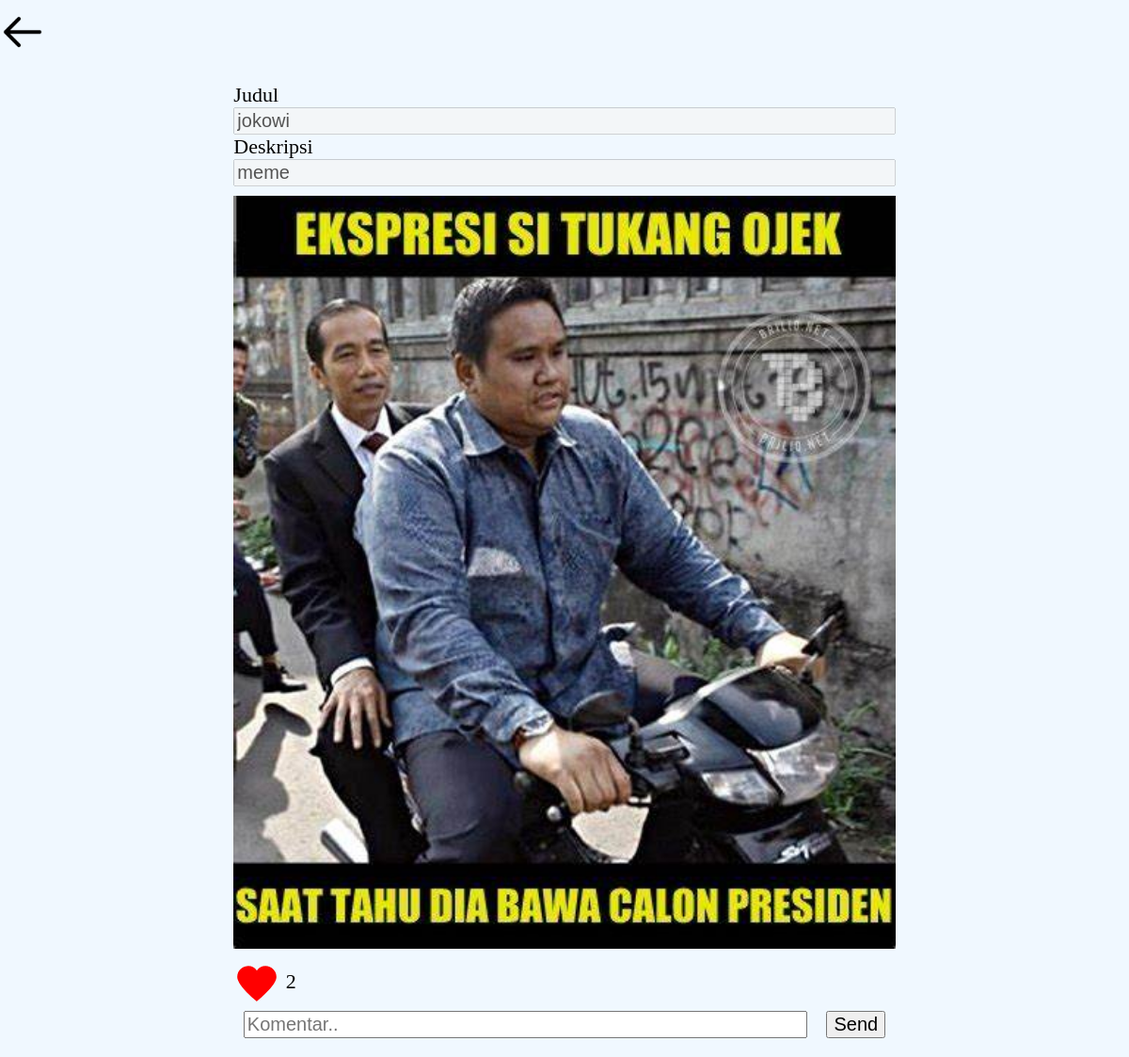
/komentar.php?fotoid=3 (signed in), run on the app's committed database.
### tables this page shows
CREATE TABLE `foto` (
  `fotoid` int(11) NOT NULL,
  `judulfoto` varchar(255) NOT NULL,
  `deskripsifoto` text NOT NULL,
  `tanggalunggah` date NOT NULL,
  `lokasifile` varchar(255) NOT NULL,
  `albumid` int(11) NOT NULL,
  `userid` int(11) NOT NULL
);

### komentar.php (the view, shortened to what this page needs)
<!DOCTYPE html>
<html lang="en">
<head>
</head>
<body>
    <a href="index.php?"><img class="kiri" src="gambar/kanan.png" alt=""></a>
    <div class="container">
        <div class="item1 nav">
            <form action="tambah_komentar.php" method="post">
                <?php
                include "koneksi.php";
                $fotoid = $_GET['fotoid'];
                $sql = mysqli_query($conn, "select * from foto where fotoid='$fotoid'");
                while ($data = mysqli_fetch_array($sql)) {
                    ?>
                    <div class="luarnav">
                        <div class="isinav">
                            <label>Judul</label>
                            <input class="input1" type="text" disabled name="judulfoto" value="<?= $data['judulfoto'] ?>">
                            <label>Deskripsi</label>
                            <input class="input1" type="text" disabled name="deskripsifoto"
                                value="<?= $data['deskripsifoto'] ?>">
                            <div class="gambar">
                                <img src="gambar/<?= $data['lokasifile'] ?>" width="200px">
                            </div>
                            <label class="containerlove">
                                <a href="like.php?fotoid=<?= $data['fotoid'] ?> "><input type="checkbox">
                                    <svg id=" Layer_1" version="1.0" viewBox="0 0 24 24" xml:space="preserve"
                                        xmlns="http://www.w3.org/2000/svg" xmlns:xlink="http://www.w3.org/1999/xlink">
                                        <path
                                            d="M16.4,4C14.6,4,13,4.9,12,6.3C11,4.9,9.4,4,7.6,4C4.5,4,2,6.5,2,9.6C2,14,12,22,12,22s10-8,10-12.4C22,6.5,19.5,4,16.4,4z">
                                        </path>
                                    </svg>
                                    <?php
                                    $fotoid = $data['fotoid'];
                                    $sql2 = mysqli_query($conn, "select * from likefoto where fotoid='$fotoid'");
                                    echo mysqli_num_rows($sql2);
                                    ?>
                                </a>
                            </label>
                            <div class="isiinput">
                                <input class="input2" type="text" placeholder="Komentar.." name="isikomentar">
                                <input class="input3" type="submit" value="Send">
                            </div>
                        </div>
                    </div>
                    <?php
                }
                ?>
            </form>
        </div>
    </div>
</body>
</html>

### komentar.php (style rules this page uses)
html, body { margin: 0; padding: 0; background-color: aliceblue; }
.container { width: 100%; display: grid; grid-template-columns: repeat(auto-fit, 1fr); grid-template-areas: 'nav nav nav' 'header header header' 'about about about' 'gallery gallery gallery' 'contact contact contact' 'footer footer footer'; }
@media screen and (min-width: 667px) { .container { grid-template-areas: 'nav nav nav' 'header header header' 'about about about' 'gallery gallery gallery' 'contact contact contact' 'footer footer footer'; } }
.nav { grid-area: nav; background-color: aliceblue; }
.gambar { display: flex; justify-content: center; }
label { font-size: 22px; }
.isiinput { display: flex; justify-content: space-around; }
.isiinput .input3 { font-size: 20px; }
.isiinput .input2 { width: 84%; font-size: 20px; }
.input1 { font-size: 20px; }
.item1 { padding: 20px 10px 20px 10px; box-sizing: border-box; }
img { width: 100%; height: 800px; display: block; padding: 10px 0px 10px 0px; }
.isinav { display: flex; flex-direction: column; }
.luarnav { display: flex; justify-content: center; }
.containerlove a { text-decoration: none; color: black; }
.containerlove { display: block; position: relative; cursor: pointer; user-select: none; text-decoration: none; padding: 0px 0px 18px 0px; }
.containerlove a svg { position: relative; top: 0; left: 0; height: 50px; width: 50px; transition: all 0.3s; fill: red; margin: 0px 0px -18px 0px; }
.kiri { width: 48px; height: auto; }

### data on the page
foto: judulfoto "jokowi", deskripsifoto "meme", lokasifile (picture), mysqli_num_rows($sql2) "2"
